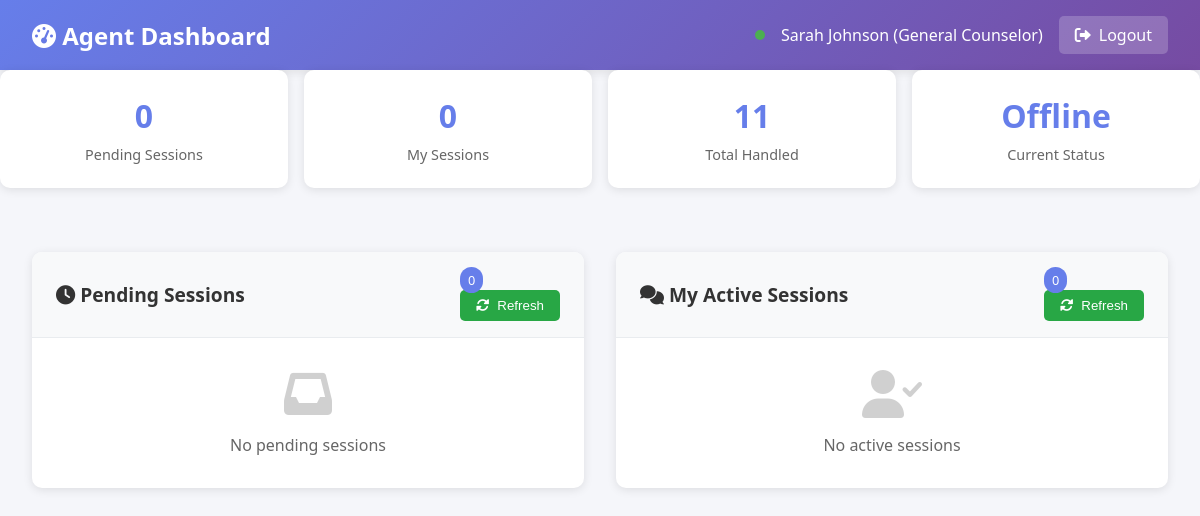
Screenshot of /agent/dashboard (signed in) with the database file from the repository.
### human_handoff/models.py (models this page shows, shortened)
class Agent(db.Model):
    __tablename__ = 'agents'
    id = db.Column(db.Integer, primary_key=True)
    agent_id = db.Column(db.String(50), unique=True, nullable=False)
    name = db.Column(db.String(100), nullable=False)
    email = db.Column(db.String(120), unique=True, nullable=False)
    phone = db.Column(db.String(20))
    specialization = db.Column(db.String(100))
    password_hash = db.Column(db.String(255), nullable=True)
    password_set = db.Column(db.Boolean, default=False)  # True if agent has set their password
    status = db.Column(db.String(20), default='available')  # available, busy, offline
    max_concurrent_sessions = db.Column(db.Integer, default=5)
    current_sessions = db.Column(db.Integer, default=0)
    created_at = db.Column(db.DateTime, default=datetime.utcnow)
    last_active = db.Column(db.DateTime, default=datetime.utcnow)
    total_sessions_handled = db.Column(db.Integer, default=0)
    average_response_time = db.Column(db.Integer, default=0)  # in seconds
    is_active = db.Column(db.Boolean, default=True)
    agent_sessions = db.relationship('AgentSession', backref='agent', lazy=True)

### human_handoff/agent_routes.py (the view)
@agent_bp.route('/dashboard')
def dashboard():
    if 'agent_id' not in session:
        return redirect(url_for('agent.agent_login'))
    agent_id = session['agent_id']
    agent = Agent.query.filter_by(agent_id=agent_id).first()
    if not agent:
        return redirect(url_for('agent.agent_login'))
    agent.last_active = datetime.utcnow()
    agent.status = 'available' if agent.current_sessions < agent.max_concurrent_sessions else 'busy'
    db.session.commit()
    pending_sessions = ChatSession.query.filter_by(
        requires_human=True,
        status='escalated',
        assigned_agent_id=None
    ).order_by(ChatSession.escalated_at.desc()).all()
    assigned_sessions = ChatSession.query.filter_by(
        assigned_agent_id=agent.id,
        status='escalated'
    ).order_by(ChatSession.updated_at.desc()).all()
    return render_template('agent/dashboard.html',
                         agent=agent,
                         pending_sessions=pending_sessions,
                         assigned_sessions=assigned_sessions)

### templates/agent/dashboard.html (shortened to what this page needs)
<!DOCTYPE html>
<html lang="en">
<head>
    <link href="https://cdnjs.cloudflare.com/ajax/libs/font-awesome/6.0.0/css/all.min.css" rel="stylesheet">
</head>
<body>
    <div class="header">
        <h1><i class="fas fa-tachometer-alt"></i> Agent Dashboard</h1>
        <div class="agent-info">
            <div class="status-indicator"></div>
            <span>{{ agent.name }} ({{ agent.specialization }})</span>
            <a href="/agent/logout" class="logout-btn">
                <i class="fas fa-sign-out-alt"></i> Logout
            </a>
        </div>
    </div>
    <div class="stats-grid">
        <div class="stat-card">
            <div class="stat-value" id="pending-count">{{ pending_sessions|length }}</div>
            <div class="stat-label">Pending Sessions</div>
        </div>
        <div class="stat-card">
            <div class="stat-value" id="assigned-count">{{ assigned_sessions|length }}</div>
            <div class="stat-label">My Sessions</div>
        </div>
        <div class="stat-card">
            <div class="stat-value">{{ agent.total_sessions_handled }}</div>
            <div class="stat-label">Total Handled</div>
        </div>
        <div class="stat-card">
            <div class="stat-value">{{ agent.status|title }}</div>
            <div class="stat-label">Current Status</div>
        </div>
    </div>
    <div class="dashboard-container">
        <div class="section">
            <div class="section-header">
                <h2><i class="fas fa-clock"></i> Pending Sessions</h2>
                <div>
                    <span class="badge" id="pending-badge">{{ pending_sessions|length }}</span>
                    <button class="refresh-btn" onclick="refreshPendingSessions()">
                        <i class="fas fa-sync-alt"></i> Refresh
                    </button>
                </div>
            </div>
            <div class="session-list" id="pending-sessions">
                {% if pending_sessions %}
                    {% for session in pending_sessions %}
                    <div class="session-item" data-session-id="{{ session.session_id }}">
                        <div class="session-header">
                            <span class="session-id">{{ session.session_id[:8] }}...</span>
                            <span class="session-time">{{ session.escalated_at.strftime('%H:%M') if session.escalated_at else 'N/A' }}</span>
                        </div>
                        <div class="session-reason">{{ session.escalation_reason or 'Bot unable to help' }}</div>
                        <div class="session-actions">
                            <button class="btn btn-primary" onclick="assignSession('{{ session.session_id }}')">
                                <i class="fas fa-user-plus"></i> Take Session
                            </button>
                            <a href="/agent/session/{{ session.session_id }}" class="btn btn-secondary">
                                <i class="fas fa-eye"></i> View
                            </a>
                        </div>
                    </div>
                    {% endfor %}
                {% else %}
                    <div class="empty-state">
                        <i class="fas fa-inbox"></i>
                        <p>No pending sessions</p>
                    </div>
                {% endif %}
            </div>
        </div>
        <div class="section">
            <div class="section-header">
                <h2><i class="fas fa-comments"></i> My Active Sessions</h2>
                <div>
                    <span class="badge" id="assigned-badge">{{ assigned_sessions|length }}</span>
                    <button class="refresh-btn" onclick="refreshMySessions()">
                        <i class="fas fa-sync-alt"></i> Refresh
                    </button>
                </div>
            </div>
            <div class="session-list" id="my-sessions">
                {% if assigned_sessions %}
                    {% for session in assigned_sessions %}
                    <div class="session-item" data-session-id="{{ session.session_id }}">
                        <div class="session-header">
                            <span class="session-id">{{ session.session_id[:8] }}...</span>
                            <span class="session-time">{{ session.updated_at.strftime('%H:%M') if session.updated_at else 'N/A' }}</span>
                        </div>
                        <div class="session-reason">{{ session.escalation_reason or 'Assigned to you' }}</div>
                        <div class="session-actions">
                            <a href="/agent/session/{{ session.session_id }}" class="btn btn-primary">
                                <i class="fas fa-comments"></i> Chat
                            </a>
                            <button class="btn btn-success" onclick="completeSession('{{ session.session_id }}')">
                                <i class="fas fa-check"></i> Complete
                            </button>
                        </div>
                    </div>
                    {% endfor %}
                {% else %}
                    <div class="empty-state">
                        <i class="fas fa-user-check"></i>
                        <p>No active sessions</p>
                    </div>
                {% endif %}
            </div>
        </div>
    </div>
</body>
</html>

### templates/agent/dashboard.html (style rules this page uses)
* { margin: 0; padding: 0; box-sizing: border-box; }
body { font-family: 'Segoe UI', Tahoma, Geneva, Verdana, sans-serif; background: #f5f6fa; color: #333; }
.header { background: linear-gradient(135deg, #667eea 0%, #764ba2 100%); color: white; padding: 1rem 2rem; display: flex; justify-content: space-between; align-items: center; box-shadow: 0 2px 10px rgba(0,0,0,0.1); }
.header h1 { font-size: 1.5rem; }
.agent-info { display: flex; align-items: center; gap: 1rem; }
.status-indicator { width: 10px; height: 10px; border-radius: 50%; background: #4CAF50; }
.logout-btn { background: rgba(255,255,255,0.2); color: white; border: none; padding: 0.5rem 1rem; border-radius: 5px; cursor: pointer; text-decoration: none; display: inline-flex; align-items: center; gap: 0.5rem; }
.dashboard-container { display: grid; grid-template-columns: 1fr 1fr; gap: 2rem; padding: 2rem; max-width: 1400px; margin: 0 auto; }
.section { background: white; border-radius: 10px; box-shadow: 0 2px 10px rgba(0,0,0,0.1); overflow: hidden; }
.section-header { background: #f8f9fa; padding: 1rem 1.5rem; border-bottom: 1px solid #e9ecef; display: flex; justify-content: space-between; align-items: center; }
.section-header h2 { font-size: 1.2rem; color: #333; }
.badge { background: #667eea; color: white; padding: 0.25rem 0.5rem; border-radius: 12px; font-size: 0.8rem; font-weight: 500; }
.session-list { max-height: 400px; overflow-y: auto; }
.empty-state { padding: 2rem; text-align: center; color: #666; }
.empty-state i { font-size: 3rem; margin-bottom: 1rem; opacity: 0.3; }
.stats-grid { display: grid; grid-template-columns: repeat(auto-fit, minmax(200px, 1fr)); gap: 1rem; margin-bottom: 2rem; }
.stat-card { background: white; padding: 1.5rem; border-radius: 10px; box-shadow: 0 2px 10px rgba(0,0,0,0.1); text-align: center; }
.stat-value { font-size: 2rem; font-weight: bold; color: #667eea; margin-bottom: 0.5rem; }
.stat-label { color: #666; font-size: 0.9rem; }
.refresh-btn { background: #28a745; color: white; border: none; padding: 0.5rem 1rem; border-radius: 5px; cursor: pointer; display: flex; align-items: center; gap: 0.5rem; }

### rows the page displays
Agent: name "Sarah Johnson", specialization "General Counselor", total_sessions_handled "11", status "Offline"

### other values shown
{{ pending_sessions|length }} "0"
{{ assigned_sessions|length }} "0"
